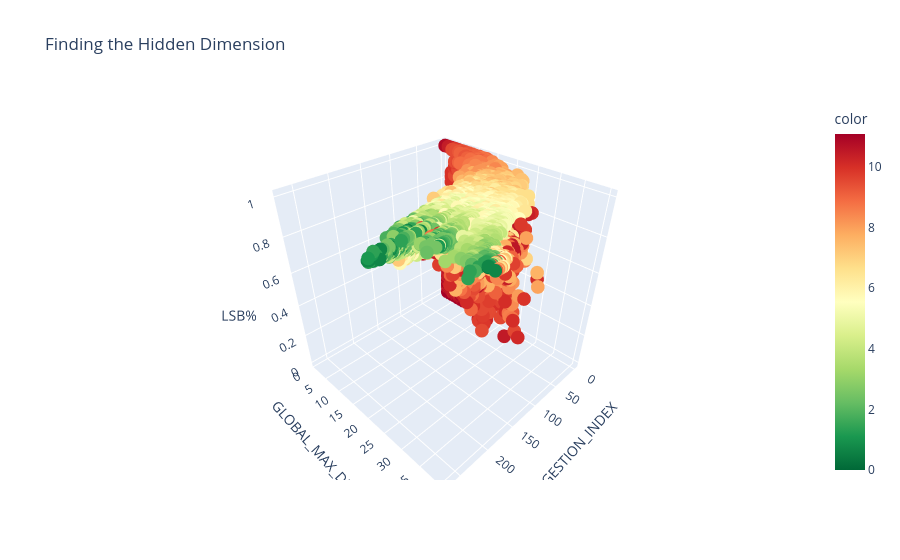

Notebook code for this chart:
### Code cell
import plotly.express as px

# Interactive 3D plot to spin and find the separation
fig = px.scatter_3d(df, 
                    x='CONGESTION_INDEX', 
                    y='GLOBAL_MAX_DEPTH', 
                    z='LSB%',  # Or use 'XOR2'
                    color=np.log1p(df['WCE']),
                    color_continuous_scale='RdYlGn_r',
                    title="Finding the Hidden Dimension")
fig.show()

### Figure 1 — Plotly figure (JSON) as saved in the notebook; plotly's stock layout.template omitted (floating-point values rounded to 4 significant figures; data arrays with more than 128 entries replaced by an {"elided": "..."} marker saying what was removed)
{"data": [{"hovertemplate": "CONGESTION_INDEX=%{x}<br>GLOBAL_MAX_DEPTH=%{y}<br>LSB%=%{z}<br>color=%{marker.color}<extra></extra>", "legendgroup": "", "marker": {"color": {"elided": "24906 float values"}, "coloraxis": "coloraxis", "symbol": "circle"}, "mode": "markers", "name": "", "scene": "scene", "showlegend": false, "type": "scatter3d", "x": {"elided": "24906 int values"}, "y": {"elided": "24906 int values"}, "z": {"elided": "24906 float values"}}], "layout": {"coloraxis": {"colorbar": {"title": {"text": "color"}}, "colorscale": [[0, "rgb(0,104,55)"], [0.1, "rgb(26,152,80)"], [0.2, "rgb(102,189,99)"], [0.3, "rgb(166,217,106)"], [0.4, "rgb(217,239,139)"], [0.5, "rgb(255,255,191)"], [0.6, "rgb(254,224,139)"], [0.7, "rgb(253,174,97)"], [0.8, "rgb(244,109,67)"], [0.9, "rgb(215,48,39)"], [1, "rgb(165,0,38)"]]}, "legend": {"tracegroupgap": 0}, "scene": {"domain": {"x": [0, 1], "y": [0, 1]}, "xaxis": {"title": {"text": "CONGESTION_INDEX"}}, "yaxis": {"title": {"text": "GLOBAL_MAX_DEPTH"}}, "zaxis": {"title": {"text": "LSB%"}}}, "title": {"text": "Finding the Hidden Dimension"}}}
